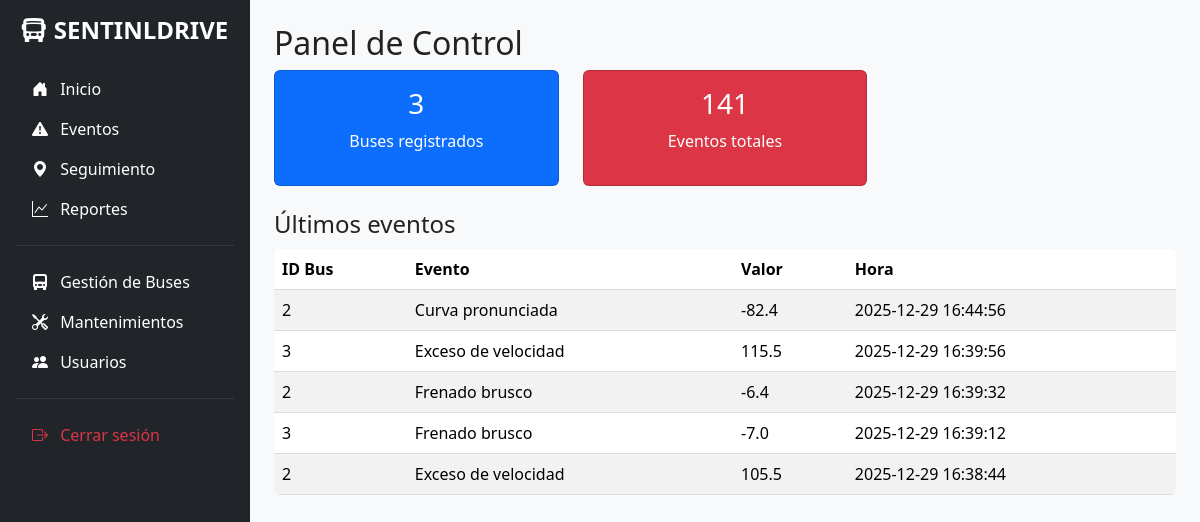
The page /dashboard (signed in) on the database its author committed.
### app/models/event.py (models this page shows)
class Event(db.Model):
    __tablename__ = 'event'
    id = db.Column(db.Integer, primary_key=True)
    bus_id = db.Column(db.Integer, db.ForeignKey('bus.id'), nullable=False)
    type = db.Column(db.String(50), nullable=False)
    value = db.Column(db.Float)
    timestamp = db.Column(db.DateTime, default=datetime.utcnow, nullable=False)

### app/routes/dashboard.py (the view)
@dashboard_bp.route("/dashboard")
@login_required
def dashboard():
    total_buses = Bus.query.count()
    total_events = Event.query.count()
    last_events = Event.query.order_by(Event.timestamp.desc()).limit(5).all()
    return render_template("dashboard.html",
                          total_buses=total_buses,
                          total_events=total_events,
                          last_events=last_events)

### app/templates/dashboard.html (shortened to what this page needs)
{% extends "base.html" %}
{% block content %}
<h2>Panel de Control</h2>
<div class="row text-center mb-4">
    <div class="col-md-4">
        <div class="card bg-primary text-white">
            <div class="card-body">
                <h3>{{ total_buses }}</h3>
                <p>Buses registrados</p>
            </div>
        </div>
    </div>
    <div class="col-md-4">
        <div class="card bg-danger text-white">
            <div class="card-body">
                <h3>{{ total_events }}</h3>
                <p>Eventos totales</p>
            </div>
        </div>
    </div>
</div>
<h4>Últimos eventos</h4>
<table class="table table-striped">
    <thead>
        <tr><th>ID Bus</th><th>Evento</th><th>Valor</th><th>Hora</th></tr>
    </thead>
    <tbody>
        {% for e in last_events %}
        <tr>
            <td>{{ e.bus_id }}</td>
            <td>{{ e.type }}</td>
            <td>{{ e.value }}</td>
            <td>{{ e.timestamp.strftime('%Y-%m-%d %H:%M:%S') }}</td>
        </tr>
        {% endfor %}
    </tbody>
</table>
{% endblock %}

### app/templates/base.html (shortened to what this page needs)
<!DOCTYPE html>
<html lang="es">
<head>
    <link href="https://cdn.jsdelivr.net/npm/bootstrap@5.3.3/dist/css/bootstrap.min.css"
          rel="stylesheet"
>
    <link rel="stylesheet" href="https://cdn.jsdelivr.net/npm/bootstrap-icons@1.11.3/font/bootstrap-icons.min.css">
    <link rel="stylesheet" href="{{ url_for('static', filename='css/style.css') }}">
</head>
<body class="bg-light">
<div class="d-flex">
    <div class="bg-dark text-white p-3 vh-100 position-fixed" style="width: 250px; overflow-y: auto;">
        <h4 class="text-center mb-4 fw-bold">
            <i class="bi bi-bus-front-fill me-2"></i>SENTINLDRIVE
        </h4>
        <ul class="nav flex-column">
            <li class="nav-item">
                <a href="{{ url_for('dashboard.dashboard') }}" class="nav-link text-white {% if request.path == url_for('dashboard.dashboard') %}active{% endif %}">
                    <i class="bi bi-house-door-fill me-2"></i> Inicio
                </a>
            </li>
            <li class="nav-item">
                <a href="{{ url_for('events.events') }}" class="nav-link text-white {% if request.path == url_for('events.events') %}active{% endif %}">
                    <i class="bi bi-exclamation-triangle-fill me-2"></i> Eventos
                </a>
            </li>
            <li class="nav-item">
                <a href="{{ url_for('tracking.tracking') }}" class="nav-link text-white {% if request.path == url_for('tracking.tracking') %}active{% endif %}">
                    <i class="bi bi-geo-alt-fill me-2"></i> Seguimiento
                </a>
            </li>
            <li class="nav-item">
                <a href="{{ url_for('reports.reports') }}" class="nav-link text-white {% if request.path == url_for('reports.reports') %}active{% endif %}">
                    <i class="bi bi-graph-up me-2"></i> Reportes
                </a>
            </li>
            {% if session.get('role')|lower == 'admin' %}
            <hr class="text-secondary my-3">
            <li class="nav-item">
                <a href="{{ url_for('buses.buses') }}" class="nav-link text-white {% if request.path == url_for('buses.buses') %}active{% endif %}">
                    <i class="bi bi-truck-front-fill me-2"></i> Gestión de Buses
                </a>
            </li>
            <li class="nav-item">
                <a href="{{ url_for('maintenance.maintenance') }}" class="nav-link text-white {% if request.path == url_for('maintenance.maintenance') %}active{% endif %}">
                    <i class="bi bi-tools me-2"></i> Mantenimientos
                </a>
            </li>
            <li class="nav-item">
                <a href="{{ url_for('users.users') }}" class="nav-link text-white {% if request.path == url_for('users.users') %}active{% endif %}">
                    <i class="bi bi-people-fill me-2"></i> Usuarios
                </a>
            </li>
            {% endif %}
            <hr class="text-secondary my-3">
            <li class="nav-item">
                <a href="{{ url_for('auth.logout') }}" class="nav-link text-danger">
                    <i class="bi bi-box-arrow-right me-2"></i> Cerrar sesión
                </a>
            </li>
        </ul>
    </div>
    <div class="flex-fill p-4" style="margin-left: 250px;">
        {% block content %}{% endblock %}
    </div>
</div>
</body>
</html>

### static/css/style.css (style rules this page uses)
body { font-family: Arial; background: #f7f7f7; margin: 0; }
table { width: 100%; background: white; border-collapse: collapse; }
th, td { border-bottom: 1px solid #ddd; padding: 10px; text-align: left; }
body { font-family: 'Segoe UI', sans-serif; margin: 0; background: #f5f6fa; color: #222; }
table { width: 100%; background: white; border-collapse: collapse; margin-top: 10px; border-radius: 6px; overflow: hidden; }
th, td { padding: 10px; border-bottom: 1px solid #ddd; }
th { background: #e2e8f0; }

### rows shown on the page
Event: bus_id "2", type "Curva pronunciada", value "-82.4", timestamp "2025-12-29 16:44:56"
Event: bus_id "3", type "Exceso de velocidad", value "115.5", timestamp "2025-12-29 16:39:56"
Event: bus_id "2", type "Frenado brusco", value "-6.4", timestamp "2025-12-29 16:39:32"
Event: bus_id "3", type "Frenado brusco", value "-7.0", timestamp "2025-12-29 16:39:12"
Event: bus_id "2", type "Exceso de velocidad", value "105.5", timestamp "2025-12-29 16:38:44"

### other values the page prints
{{ total_buses }} "3"
{{ total_events }} "141"
